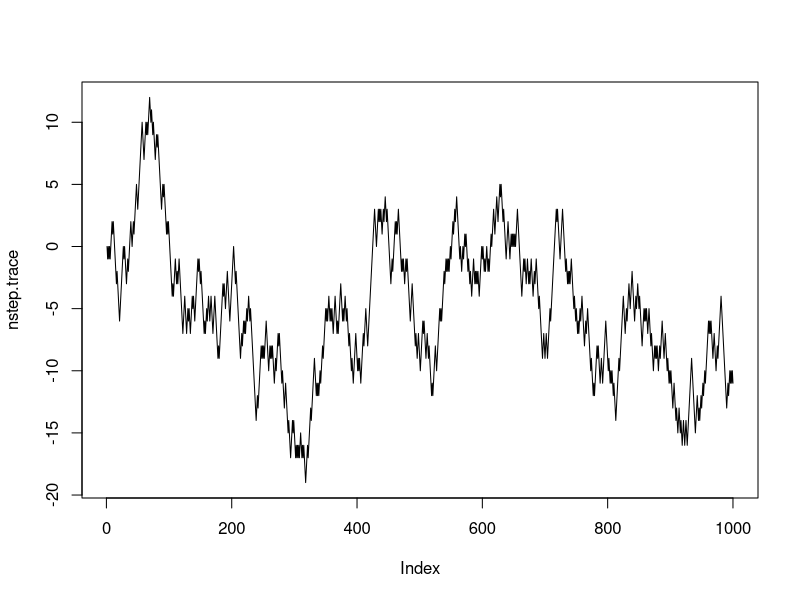
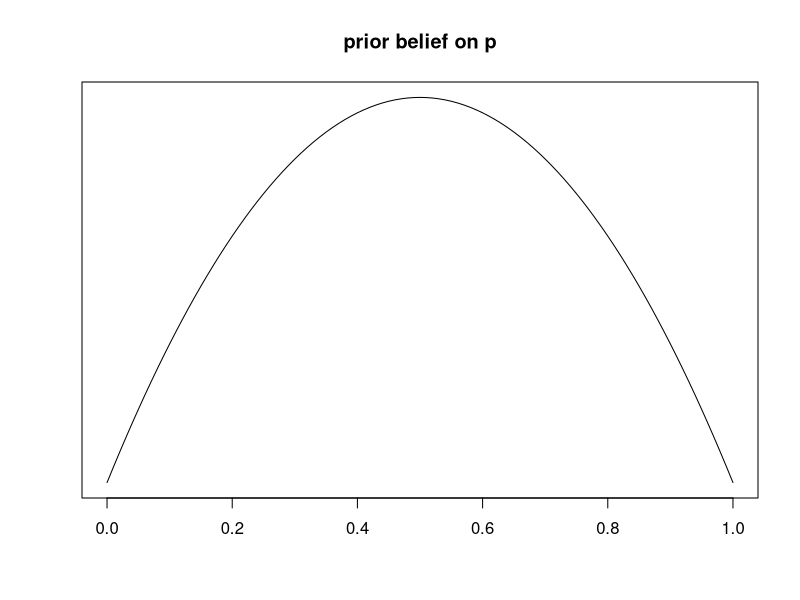
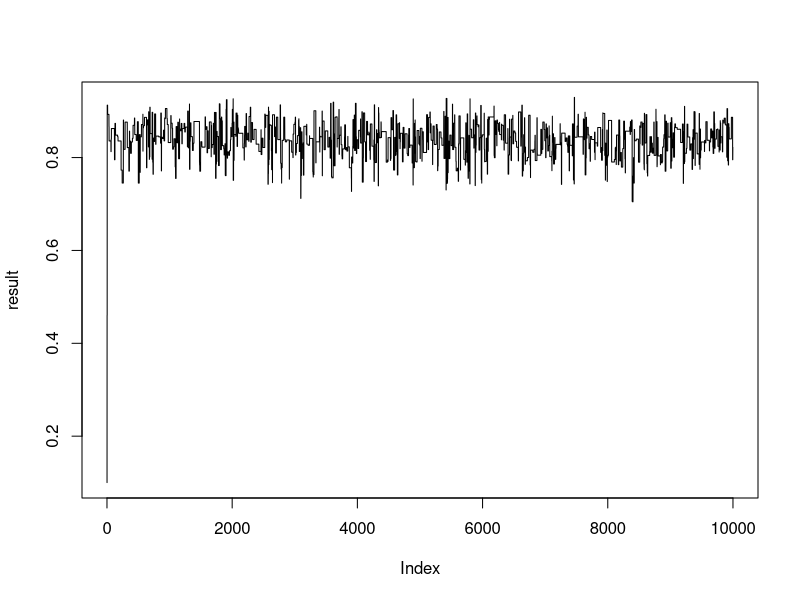
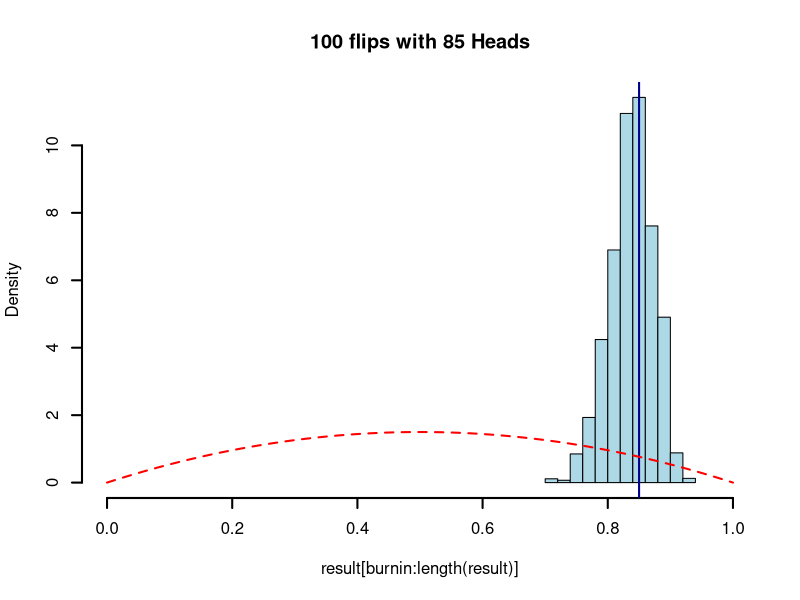
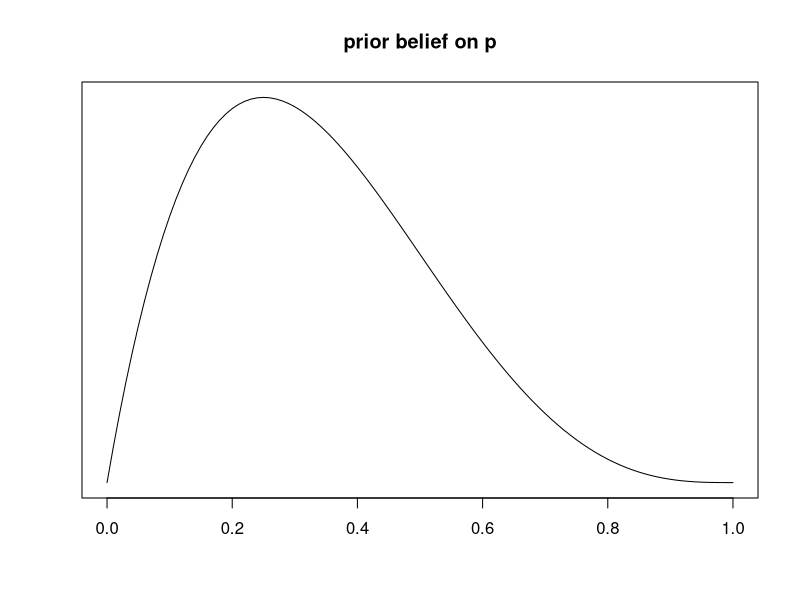
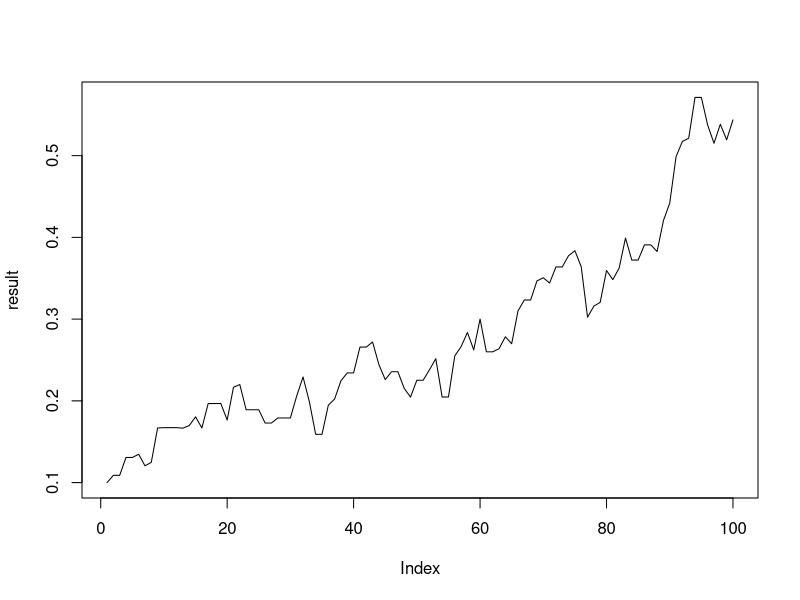
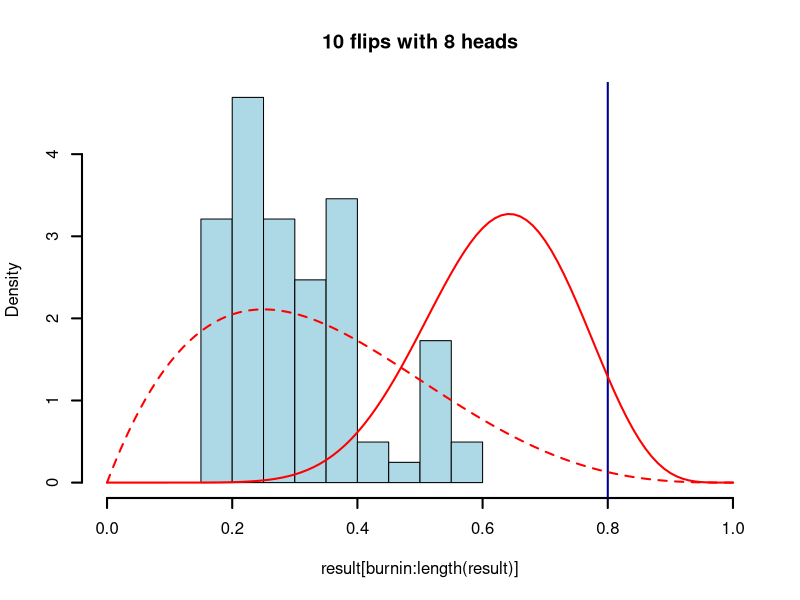

The R source for these figures, in order:
#-------------------------------------------#
# Lady tasting tea
#-------------------------------------------#
tea = c('T','T','T','T','M','M','M','M')

choice=sample(tea,size=4,replace=F); choice



nsim=1000
result=rep(NA,nsim)
for(i in 1:nsim){
  result[i]=  sum(sample(tea,size=4,replace=F)=='T')
}
table(result)/nsim


#-------------------------------------------#
# Coin flipping
#-------------------------------------------#

# this is how to simulate flipping one fair coin for 10 times
sample(c(0,1),size=10,replace=T)


nsim=5000
result=rep(NA,nsim)
for(i in 1:nsim){
  result[i]=sum(sample(c(0,1),size=10,replace=T)==1)
}
table(result)/nsim
sum(dbinom(c(0,1,9,10),size=10,prob=0.5))

#-------------------------------------------#
# Simulate drunkard's walk
#-------------------------------------------#
p=0.5 #prob. of moving forward
nstep=1000 #number of steps to simulate
nstep.trace=rep(NA,nstep) #empty vector to store the drunkard's walk
nstep.trace[1]=0 #starting position

for(i in 2:nstep){
  if(runif(1)<p){
    nstep.trace[i]=nstep.trace[i-1] + 1
  }else{
    nstep.trace[i]=nstep.trace[i-1] - 1
  }
}

plot(nstep.trace,type='l')



#-------------------------------------------#
# MCMC demo
# proposal: from prior
#-------------------------------------------#
nhead=85 #number of heads
ntotal=100 #total number of flips

prior.a=2
prior.b=2
curve(dbeta(x,shape1=prior.a,shape2=prior.b),xlab=NA,ylab=NA,
      main='prior belief on p',yaxt='n')

nchain=10000 #number of MCMC runs
result=rep(NA,nchain)
result[1]=0.1 #starting position of p

for(i in 2:nchain){
  prop=rbeta(1,shape1=prior.a,shape2=prior.b)
  acc.ratio=prop^nhead*(1-prop)^(ntotal-nhead)/(result[i-1]^nhead*(1-result[i-1])^(ntotal-nhead))
  if(runif(1)<acc.ratio){
    result[i]=prop
  }else{
    result[i]=result[i-1]
  }
}
plot(result,type='l')


### plot results
mydomain=seq(0,1,by=0.001)
burnin=round(nchain*0.2)

hist(result[burnin:length(result)],col='lightblue',lwd=2,
     main=paste0(ntotal,' flips with ', nhead,' Heads'),probability = T,
     xlim=c(0,1))

abline(v=nhead/ntotal,lty='solid',col='darkblue',lwd=2)

points(mydomain,
       dbeta(mydomain,shape1=prior.a,shape2=prior.b),type='l',
       col='red',lwd=2,lty='dashed')  #prior distribution






#-------------------------------------------#
# MCMC demo
# proposal: normal
#-------------------------------------------#
nhead=8 #number of heads
ntotal=10 #total number of flips

prior.a=2
prior.b=4
curve(dbeta(x,shape1=prior.a,shape2=prior.b),xlab=NA,ylab=NA,
      main='prior belief on p',yaxt='n')

nchain=100 #number of MCMC runs
result=rep(NA,nchain)
result[1]=0.1 #starting position of p

for(i in 2:nchain){
  prop=rnorm(1,mean=result[i-1],sd=0.03)
  
  lratio=prop^nhead*(1-prop)^(ntotal-nhead)/(result[i-1]^nhead*(1-result[i-1])^(ntotal-nhead))
  priorratio=dbeta(prop,shape1=prior.a,shape2=prior.b)/dbeta(result[i-1],shape1=prior.a,shape2=prior.b)
  
  acc.ratio=lratio*priorratio
  if(runif(1)<acc.ratio){
    result[i]=prop
  }else{
    result[i]=result[i-1]
  }
}
plot(result,type='l')


### plot results
mydomain=seq(0,1,by=0.001)
burnin=round(nchain*0.2)

hist(result[burnin:length(result)],col='lightblue',lwd=2,
     main=paste0(ntotal,' flips with ', nhead,' heads'),probability = T,
     xlim=c(0,1))

abline(v=nhead/ntotal,lty='solid',col='darkblue',lwd=2)

points(mydomain,
       dbeta(mydomain,shape1=prior.a,shape2=prior.b),type='l',
       col='red',lwd=2,lty='dashed')  #prior distribution



#true posterir distribution in closed form
post.a=prior.a + nhead
post.b=prior.b + ntotal - nhead
curve(dbeta(x,shape1=post.a,shape2=post.b),add=T,col='red',lwd=2)




